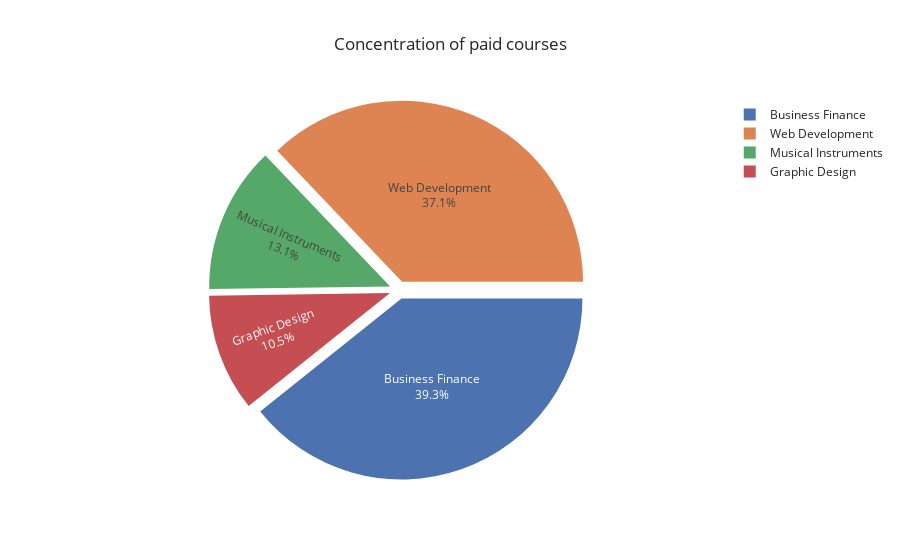

The code cell stored with this chart in its notebook:
### Code cell
subject = paid_courses
subject['count'] = subject.groupby('subject')['is_paid'].transform('count')
subject.drop(['is_paid'],axis=1, inplace=True)
subject = subject.drop_duplicates().reset_index(drop=True)
subject = subject.sort_values('count')
fig = px.pie(subject, names='subject', values='count', template='seaborn',title='Concentration of paid courses')

fig.update_traces(rotation=90, pull=0.05, textinfo="percent+label")
fig.show()

### Figure 1 — Plotly figure (JSON) as saved in the notebook; plotly's stock layout.template omitted (floating-point values rounded to 4 significant figures; data arrays with more than 128 entries replaced by an {"elided": "..."} marker saying what was removed)
{"data": [{"domain": {"x": [0, 1], "y": [0, 1]}, "hovertemplate": "subject=%{label}<br>count=%{value}<extra></extra>", "labels": {"elided": "3362 str values"}, "legendgroup": "", "name": "", "pull": 0.05, "rotation": 90, "showlegend": true, "textinfo": "percent+label", "type": "pie", "values": {"elided": "3362 int values"}}], "layout": {"legend": {"tracegroupgap": 0}, "title": {"text": "Concentration of paid courses"}}}
